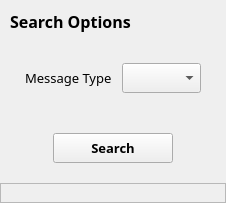
               <widget class="QWidget" name="msg_page">
                <layout class="QHBoxLayout" name="horizontalLayout_13">
                 <property name="spacing">
                  <number>0</number>
                 </property>
                 <property name="leftMargin">
                  <number>0</number>
                 </property>
                 <property name="topMargin">
                  <number>0</number>
                 </property>
                 <property name="rightMargin">
                  <number>0</number>
                 </property>
                 <property name="bottomMargin">
                  <number>0</number>
                 </property>
                 <item>
                  <widget class="QWidget" name="page_body_3" native="true">
                   <layout class="QVBoxLayout" name="verticalLayout_9">
                    <property name="spacing">
                     <number>0</number>
                    </property>
                    <property name="leftMargin">
                     <number>0</number>
                    </property>
                    <property name="topMargin">
                     <number>0</number>
                    </property>
                    <property name="rightMargin">
                     <number>0</number>
                    </property>
                    <property name="bottomMargin">
                     <number>0</number>
                    </property>
                    <item alignment="Qt::AlignTop">
                     <widget class="QWidget" name="search_frame_3" native="true">
                      <layout class="QVBoxLayout" name="verticalLayout_10">
                       <property name="spacing">
                        <number>20</number>
                       </property>
                       <property name="leftMargin">
                        <number>10</number>
                       </property>
                       <property name="topMargin">
                        <number>10</number>
                       </property>
                       <property name="rightMargin">
                        <number>10</number>
                       </property>
                       <property name="bottomMargin">
                        <number>10</number>
                       </property>
                       <item alignment="Qt::AlignTop">
                        <widget class="QLabel" name="title_label_3">
                         <property name="font">
                          <font>
                           <family>Mulish</family>
                           <pointsize>12</pointsize>
                           <weight>75</weight>
                           <bold>true</bold>
                          </font>
                         </property>
                         <property name="text">
                          <string>Search Options</string>
                         </property>
                        </widget>
                       </item>
                       <item>
                        <layout class="QFormLayout" name="input_form_3">
                         <property name="labelAlignment">
                          <set>Qt::AlignRight|Qt::AlignTrailing|Qt::AlignVCenter</set>
                         </property>
                         <property name="formAlignment">
                          <set>Qt::AlignLeading|Qt::AlignLeft|Qt::AlignVCenter</set>
                         </property>
                         <property name="horizontalSpacing">
                          <number>10</number>
                         </property>
                         <property name="verticalSpacing">
                          <number>20</number>
                         </property>
                         <property name="leftMargin">
                          <number>15</number>
                         </property>
                         <property name="topMargin">
                          <number>10</number>
                         </property>
                         <property name="rightMargin">
                          <number>15</number>
                         </property>
                         <property name="bottomMargin">
                          <number>10</number>
                         </property>
                         <item row="0" column="0">
                          <widget class="QLabel" name="form_label_8">
                           <property name="font">
                            <font>
                             <family>Mulish</family>
                             <pointsize>10</pointsize>
                            </font>
                           </property>
                           <property name="text">
                            <string>Message Type</string>
                           </property>
                          </widget>
                         </item>
                         <item row="0" column="1">
                          <widget class="QComboBox" name="msg_input">
                           <property name="sizePolicy">
                            <sizepolicy hsizetype="Preferred" vsizetype="Minimum">
                             <horstretch>0</horstretch>
                             <verstretch>0</verstretch>
                            </sizepolicy>
                           </property>
                           <property name="minimumSize">
                            <size>
                             <width>0</width>
                             <height>30</height>
                            </size>
                           </property>
                           <property name="font">
                            <font>
                             <family>Mulish</family>
                             <pointsize>10</pointsize>
                            </font>
                           </property>
                           <property name="focusPolicy">
                            <enum>Qt::WheelFocus</enum>
                           </property>
                           <property name="editable">
                            <bool>false</bool>
                           </property>
                           <property name="insertPolicy">
                            <enum>QComboBox::InsertAtCurrent</enum>
                           </property>
                           <property name="sizeAdjustPolicy">
                            <enum>QComboBox::AdjustToContents</enum>
                           </property>
                          </widget>
                         </item>
                        </layout>
                       </item>
                       <item alignment="Qt::AlignTop">
                        <widget class="QFrame" name="submit_frame_3">
                         <property name="frameShape">
                          <enum>QFrame::NoFrame</enum>
                         </property>
                         <property name="frameShadow">
                          <enum>QFrame::Raised</enum>
                         </property>
                         <property name="lineWidth">
                          <number>0</number>
                         </property>
                         <layout class="QHBoxLayout" name="horizontalLayout_11">
                          <property name="spacing">
                           <number>0</number>
                          </property>
                          <property name="leftMargin">
                           <number>0</number>
                          </property>
                          <property name="topMargin">
                           <number>10</number>
                          </property>
                          <property name="rightMargin">
                           <number>0</number>
                          </property>
                          <property name="bottomMargin">
                           <number>10</number>
                          </property>
                          <item>
                           <widget class="QPushButton" name="msg_submit_btn">
                            <property name="sizePolicy">
                             <sizepolicy hsizetype="Fixed" vsizetype="Fixed">
                              <horstretch>0</horstretch>
                              <verstretch>0</verstretch>
                             </sizepolicy>
                            </property>
                            <property name="minimumSize">
                             <size>
                              <width>120</width>
                              <height>30</height>
                             </size>
                            </property>
                            <property name="font">
                             <font>
                              <family>Mulish</family>
                              <pointsize>10</pointsize>
                              <weight>75</weight>
                              <bold>true</bold>
                             </font>
                            </property>
                            <property name="text">
                             <string>Search</string>
                            </property>
                           </widget>
                          </item>
                         </layout>
                        </widget>
                       </item>
                      </layout>
                     </widget>
                    </item>
                    <item>
                     <widget class="QWidget" name="results_frame_3" native="true">
                      <layout class="QVBoxLayout" name="verticalLayout_11">
                       <property name="spacing">
                        <number>0</number>
                       </property>
                       <property name="leftMargin">
                        <number>0</number>
                       </property>
                       <property name="topMargin">
                        <number>0</number>
                       </property>
                       <property name="rightMargin">
                        <number>0</number>
                       </property>
                       <property name="bottomMargin">
                        <number>0</number>
                       </property>
                       <item>
                        <widget class="QFrame" name="frame">
                         <property name="frameShape">
                          <enum>QFrame::StyledPanel</enum>
                         </property>
                         <property name="frameShadow">
                          <enum>QFrame::Raised</enum>
                         </property>
                         <layout class="QHBoxLayout" name="horizontalLayout_12">
                          <item>
                           <widget class="QStackedWidget" name="stacked_widget_3">
                            <property name="currentIndex">
                             <number>0</number>
                            </property>
                            <widget class="QWidget" name="blank_page_3"/>
                            <widget class="QWidget" name="results_page_3"/>
                           </widget>
                          </item>
                         </layout>
                        </widget>
                       </item>
                      </layout>
                     </widget>
                    </item>
                   </layout>
                  </widget>
                 </item>
                </layout>
               </widget>
